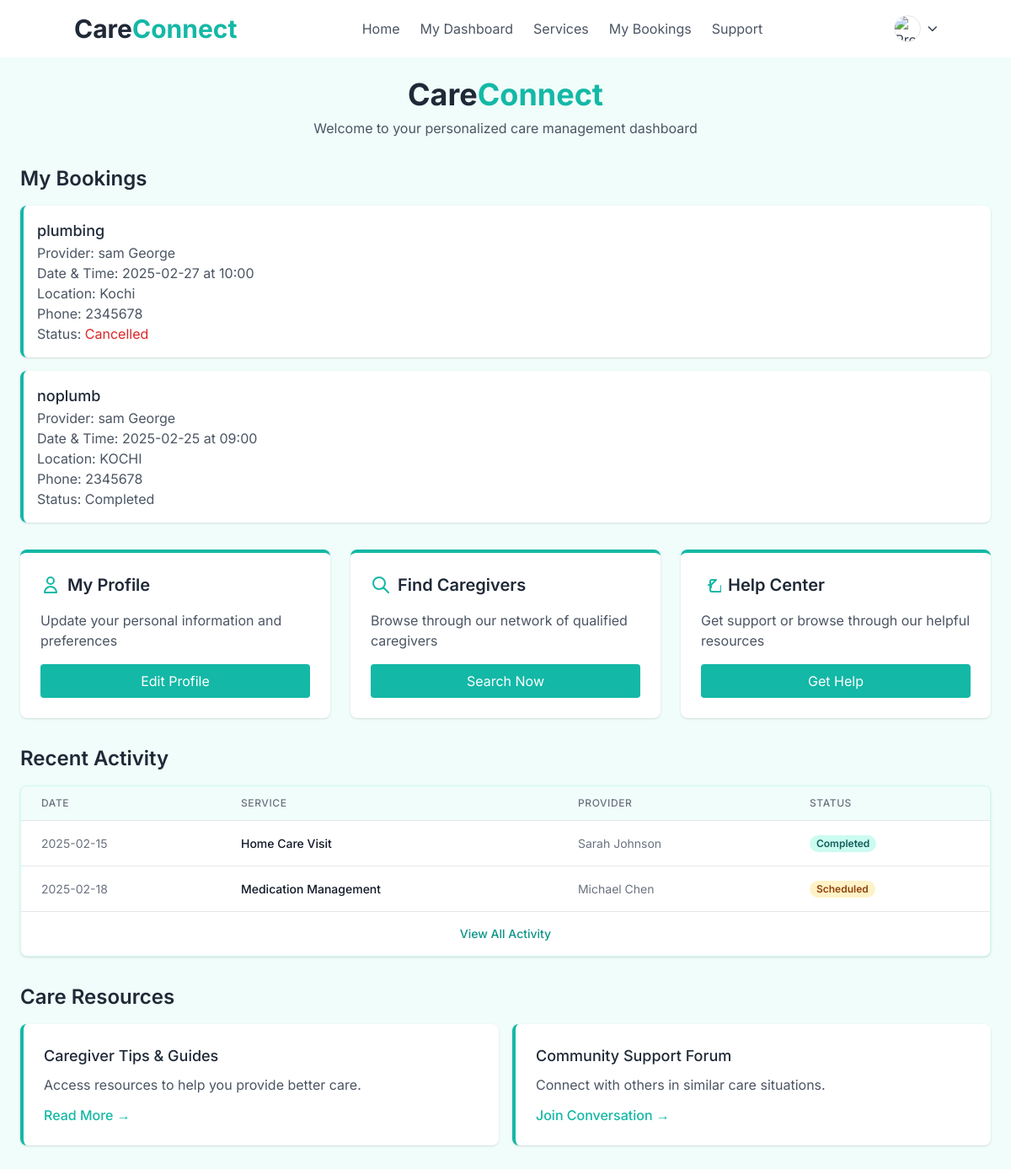
The page /accounts/customer/dashboard/ (signed in) on the database its author committed.
### services/models.py (models this page shows, shortened)
class Booking(models.Model):
    service = models.ForeignKey(Service, on_delete=models.CASCADE, related_name='bookings')
    customer = models.ForeignKey(User, on_delete=models.CASCADE, related_name='bookings')
    provider = models.ForeignKey(ServiceProvider, on_delete=models.CASCADE, related_name='provider_bookings')
    booking_date = models.DateField()
    booking_time = models.TimeField()
    STATUS_CHOICES = [
        ('pending', 'Pending'),
        ('confirmed', 'Confirmed'),
        ('in_progress', 'In Progress'),
        ('completed', 'Completed'),
        ('cancelled', 'Cancelled')
    ]
    status = models.CharField(max_length=20, choices=STATUS_CHOICES, default='pending')
    total_amount = models.DecimalField(max_digits=10, decimal_places=2)
    special_instructions = models.TextField(blank=True, null=True)
    service_location = models.TextField()
    created_at = models.DateTimeField(auto_now_add=True)
    updated_at = models.DateTimeField(auto_now=True)

class Service(models.Model):
    provider = models.ForeignKey(ServiceProvider, on_delete=models.CASCADE, related_name='services')
    category = models.ForeignKey(ServiceCategory, on_delete=models.CASCADE)
    name = models.CharField(max_length=255)
    description = models.TextField()
    base_price = models.DecimalField(max_digits=10, decimal_places=2)
    image = models.ImageField(upload_to='service_images/', null=True, blank=True)
    is_active = models.BooleanField(default=True)
    created_at = models.DateTimeField(auto_now_add=True)
    updated_at = models.DateTimeField(auto_now=True)
    class Meta:
        ordering = ['-created_at']

### accounts/models.py (models this page shows, shortened)
class ServiceProvider(models.Model):
    user = models.OneToOneField(User, on_delete=models.CASCADE)
    business_name = models.CharField(max_length=255)
    description = models.TextField()
    experience_years = models.IntegerField()
    is_verified = models.BooleanField(default=False)
    rating = models.DecimalField(
        max_digits=3,
        decimal_places=2,
        default=0.00,
        validators=[MinValueValidator(0.00), MaxValueValidator(5.00)]
    )
    total_reviews = models.IntegerField(default=0)
    STATUS_CHOICES = [
        ('active', 'Active'),
        ('inactive', 'Inactive'),
        ('suspended', 'Suspended')
    ]
    status = models.CharField(max_length=20, choices=STATUS_CHOICES, default='active')

class User(AbstractUser):
    phone_number = models.CharField(max_length=20)
    address = models.TextField()
    city = models.CharField(max_length=100)
    state = models.CharField(max_length=100)
    zip_code = models.CharField(max_length=20)
    user_type = models.CharField(max_length=20, choices=[
        ('customer', 'Customer'),
        ('service_provider', 'Service Provider')
    ])
    created_at = models.DateTimeField(auto_now_add=True)
    updated_at = models.DateTimeField(auto_now=True)
    profile_picture = models.ImageField(upload_to='profile_pictures/', null=True, blank=True)
    is_verified = models.BooleanField(default=False)
    bio = models.TextField(blank=True)
    preferred_communication = models.CharField(
        max_length=20,
        choices=[
            ('email', 'Email'),
            ('phone', 'Phone'),
            ('both', 'Both')
        ],
        default='email'
    )
    account_status = models.CharField(
        max_length=20,
        choices=[
            ('active', 'Active'),
            ('inactive', 'Inactive'),
            ('suspended', 'Suspended')
        ],
        default='active'
    )

### accounts/views.py (the view)
# urls.py: path('customer/dashboard/',views.CustomerDashboardView.as_view(), name='customer_dashboard'),
class CustomerDashboardView(LoginRequiredMixin, UserPassesTestMixin, ListView):
    model = Booking
    template_name = 'customer_dashboard.html'
    context_object_name = 'customer_bookings'
    def test_func(self):
        return self.request.user.user_type == 'customer'
    def get_queryset(self):
        return Booking.objects.filter(
            customer=self.request.user
        ).order_by('-booking_date', '-booking_time')
    def get_context_data(self, **kwargs):
        context = super().get_context_data(**kwargs)
        today = datetime.now().date()
        context.update({
            'upcoming_bookings': Booking.objects.filter(
                customer=self.request.user,
                booking_date__gte=today,
                status='confirmed'
            ).order_by('booking_date', 'booking_time'),
            'pending_bookings': Booking.objects.filter(
                customer=self.request.user,
                status='pending'
            ).count(),
            'completed_bookings': Booking.objects.filter(
                customer=self.request.user,
                status='completed'
            ).count(),
            'favorite_providers': self.request.user.favorite_providers.all()[:3] if hasattr(self.request.user, 'favorite_providers') else [],
        })
        return context

### templates/customer_dashboard.html (shortened to what this page needs)
{% extends 'base.html' %}
{% block content %}
<div class="min-h-screen bg-teal-50 p-6">
    <div class="mb-8 text-center">
        <h1 class="text-4xl font-bold mb-2"><span class="text-gray-800">Care</span><span class="text-teal-500">Connect</span></h1>
        <p class="text-gray-600">Welcome to your personalized care management dashboard</p>
    </div>
    <div class="mb-8">
        <h2 class="text-2xl font-semibold mb-4 text-gray-800">My Bookings</h2>
        <div class="space-y-4">
            {% for booking in customer_bookings %}
            <div class="bg-white rounded-lg shadow p-4 border-l-4 border-teal-500">
                <div class="flex flex-col md:flex-row justify-between items-start md:items-center gap-4">
                    <div>
                        <h3 class="font-medium text-lg text-gray-800">{{ booking.service.name}}</h3>
                        <p class="text-gray-600">Provider: {{ booking.provider.user.get_full_name}}</p>
                        <p class="text-gray-600">Date & Time: {{ booking.booking_date|date:"Y-m-d" }} at {{ booking.booking_time|time:"H:i" }}</p>
                        <p class="text-gray-600">Location: {{ booking.service_location }}</p>
                        <p class="text-gray-600">Phone: {{ booking.provider.user.phone_number }}</p>
                        <p class="text-gray-600">Status:
                            <span class="{% if booking.status == 'confirmed' %}text-teal-600{% elif booking.status == 'pending' %}text-amber-600{% elif booking.status == 'cancelled' %}text-red-600{% endif %}">
                                {{ booking.status|title }}
                            </span>
                        </p>
                    </div>
                </div>
            </div>
            {% endfor %}
        </div>
    </div>
    <div class="grid grid-cols-1 md:grid-cols-3 gap-6">
        <div class="bg-white rounded-lg shadow p-6 border-t-4 border-teal-500 hover:shadow-lg transition-shadow">
            <div class="flex items-center mb-4">
                <svg class="w-6 h-6 text-teal-500 mr-2" fill="none" stroke="currentColor" viewBox="0 0 24 24">
                    <path stroke-linecap="round" stroke-linejoin="round" stroke-width="2" d="M16 7a4 4 0 11-8 0 4 4 0 018 0zM12 14a7 7 0 00-7 7h14a7 7 0 00-7-7z" />
                </svg>
                <h3 class="text-xl font-semibold text-gray-800">My Profile</h3>
            </div>
            <p class="text-gray-600 mb-4">Update your personal information and preferences</p>
            <a href=""
               class="block w-full px-4 py-2 bg-teal-500 text-white rounded hover:bg-teal-600 transition-colors text-center">
                Edit Profile
            </a>
        </div>
        <div class="bg-white rounded-lg shadow p-6 border-t-4 border-teal-500 hover:shadow-lg transition-shadow">
            <div class="flex items-center mb-4">
                <svg class="w-6 h-6 text-teal-500 mr-2" fill="none" stroke="currentColor" viewBox="0 0 24 24">
                    <path stroke-linecap="round" stroke-linejoin="round" stroke-width="2" d="M21 21l-6-6m2-5a7 7 0 11-14 0 7 7 0 0114 0z" />
                </svg>
                <h3 class="text-xl font-semibold text-gray-800">Find Caregivers</h3>
            </div>
            <p class="text-gray-600 mb-4">Browse through our network of qualified caregivers</p>
            <a href=""
               class="block w-full px-4 py-2 bg-teal-500 text-white rounded hover:bg-teal-600 transition-colors text-center">
                Search Now
            </a>
        </div>
        <div class="bg-white rounded-lg shadow p-6 border-t-4 border-teal-500 hover:shadow-lg transition-shadow">
            <div class="flex items-center mb-4">
                <svg class="w-6 h-6 text-teal-500 mr-2" fill="none" stroke="currentColor" viewBox="0 0 24 24">
                    <path stroke-linecap="round" stroke-linejoin="round" stroke-width="2" d="M18 6h-5a2 2 0 00-2 2v10a2 2 0 002 2h9a2 2 0 002-2v-5M18 6l-6 6m-3 0h3v3" />
                </svg>
                <h3 class="text-xl font-semibold text-gray-800">Help Center</h3>
            </div>
            <p class="text-gray-600 mb-4">Get support or browse through our helpful resources</p>
            <a href=""
               class="block w-full px-4 py-2 bg-teal-500 text-white rounded hover:bg-teal-600 transition-colors text-center">
                Get Help
            </a>
        </div>
    </div>
    <div class="mt-8">
        <h2 class="text-2xl font-semibold mb-4 text-gray-800">Recent Activity</h2>
        <div class="bg-white rounded-lg shadow overflow-hidden border border-teal-100">
            <table class="min-w-full divide-y divide-gray-200">
                <thead class="bg-teal-50">
                    <tr>
                        <th scope="col" class="px-6 py-3 text-left text-xs font-medium text-gray-500 uppercase tracking-wider">
                            Date
                        </th>
                        <th scope="col" class="px-6 py-3 text-left text-xs font-medium text-gray-500 uppercase tracking-wider">
                            Service
                        </th>
                        <th scope="col" class="px-6 py-3 text-left text-xs font-medium text-gray-500 uppercase tracking-wider">
                            Provider
                        </th>
                        <th scope="col" class="px-6 py-3 text-left text-xs font-medium text-gray-500 uppercase tracking-wider">
                            Status
                        </th>
                    </tr>
                </thead>
                <tbody class="bg-white divide-y divide-gray-200">
                    <tr>
                        <td class="px-6 py-4 whitespace-nowrap text-sm text-gray-500">
                            2025-02-15
                        </td>
                        <td class="px-6 py-4 whitespace-nowrap text-sm font-medium text-gray-900">
                            Home Care Visit
                        </td>
                        <td class="px-6 py-4 whitespace-nowrap text-sm text-gray-500">
                            Sarah Johnson
                        </td>
                        <td class="px-6 py-4 whitespace-nowrap text-sm">
                            <span class="px-2 inline-flex text-xs leading-5 font-semibold rounded-full bg-teal-100 text-teal-800">
                                Completed
                            </span>
                        </td>
                    </tr>
                    <tr>
                        <td class="px-6 py-4 whitespace-nowrap text-sm text-gray-500">
                            2025-02-18
                        </td>
                        <td class="px-6 py-4 whitespace-nowrap text-sm font-medium text-gray-900">
                            Medication Management
                        </td>
                        <td class="px-6 py-4 whitespace-nowrap text-sm text-gray-500">
                            Michael Chen
                        </td>
                        <td class="px-6 py-4 whitespace-nowrap text-sm">
                            <span class="px-2 inline-flex text-xs leading-5 font-semibold rounded-full bg-amber-100 text-amber-800">
                                Scheduled
                            </span>
                        </td>
                    </tr>
                    <tr>
                        <td class="px-6 py-4 whitespace-nowrap text-sm text-gray-500" colspan="4">
                            <a href="" class="text-teal-600 hover:text-teal-700 font-medium text-center block">
                                View All Activity
                            </a>
                        </td>
                    </tr>
                </tbody>
            </table>
        </div>
    </div>
    <div class="mt-8">
        <h2 class="text-2xl font-semibold mb-4 text-gray-800">Care Resources</h2>
        <div class="grid grid-cols-1 md:grid-cols-2 gap-4">
            <div class="bg-white p-6 rounded-lg shadow border-l-4 border-teal-500">
                <h3 class="font-medium text-lg text-gray-800 mb-2">Caregiver Tips & Guides</h3>
                <p class="text-gray-600 mb-3">Access resources to help you provide better care.</p>
                <a href="" class="text-teal-500 hover:text-teal-700 font-medium">Read More →</a>
            </div>
            <div class="bg-white p-6 rounded-lg shadow border-l-4 border-teal-500">
                <h3 class="font-medium text-lg text-gray-800 mb-2">Community Support Forum</h3>
                <p class="text-gray-600 mb-3">Connect with others in similar care situations.</p>
                <a href="" class="text-teal-500 hover:text-teal-700 font-medium">Join Conversation →</a>
            </div>
        </div>
    </div>
</div>
{% endblock %}

### templates/base.html (shortened to what this page needs)
<!DOCTYPE html>
<html lang="en">
<head>
    <script src="https://cdn.tailwindcss.com"></script>
    <link href="https://cdnjs.cloudflare.com/ajax/libs/font-awesome/6.0.0-beta3/css/all.min.css" rel="stylesheet">
</head>
<body class="bg-gray-50 flex flex-col min-h-screen">
<nav class="bg-white shadow-sm py-4 px-6 md:px-12">
    <div class="container mx-auto flex justify-between items-center">
        <a href="{% url 'index' %}" class="text-3xl font-bold">
            <span class="text-gray-800">Care</span><span class="text-teal-500">Connect</span>
        </a>
        <div class="hidden md:flex space-x-6">
            <a href="{% url 'index' %}" class="text-gray-600 hover:text-teal-500 transition">Home</a>
            {% if not user.is_authenticated %}
                <a href="" class="text-gray-600 hover:text-teal-500 transition">Features</a>
                <a href="" class="text-gray-600 hover:text-teal-500 transition">For Customers</a>
                <a href="" class="text-gray-600 hover:text-teal-500 transition">For Service Providers</a>
                <a href="" class="text-gray-600 hover:text-teal-500 transition">About</a>
            {% else %}
                {% if user.user_type == 'customer' %}
                    <a href="{% url 'accounts:customer_dashboard' %}" class="text-gray-600 hover:text-teal-500 transition">My Dashboard</a>
                    <a href="{% url 'services:service_list' %}" class="text-gray-600 hover:text-teal-500 transition">Services</a>
                    <a href="" class="text-gray-600 hover:text-teal-500 transition">My Bookings</a>
                {% endif %}
                <a href="" class="text-gray-600 hover:text-teal-500 transition">Support</a>
            {% endif %}
        </div>
        <div class="flex items-center space-x-3">
            {% if user.is_authenticated %}
                <div class="relative group">
                    <button class="flex items-center space-x-2 text-gray-700 hover:text-teal-500 transition">
                        <img src="{{ user.profile_image|default:'static/images/default-avatar.png' }}" alt="Profile" class="w-8 h-8 rounded-full object-cover border border-gray-200">
                        <i class="fas fa-chevron-down text-xs"></i>
                    </button>
                </div>
            {% endif %}
        </div>
    </div>
</nav>
    <main class="flex-grow">
        {% block content %}{% endblock %}
    </main>
</body>
</html>

### templates/base.html (style rules this page uses)
body { font-family: 'Inter', sans-serif; }

### rows shown on the page
Booking: service.name "plumbing", provider.user.get_full_name "sam George", booking_date "2025-02-27", booking_time "10:00", service_location "Kochi", provider.user.phone_number "2345678", status "Cancelled"
Booking: service.name "noplumb", provider.user.get_full_name "sam George", booking_date "2025-02-25", booking_time "09:00", service_location "KOCHI", provider.user.phone_number "2345678", status "Completed"
